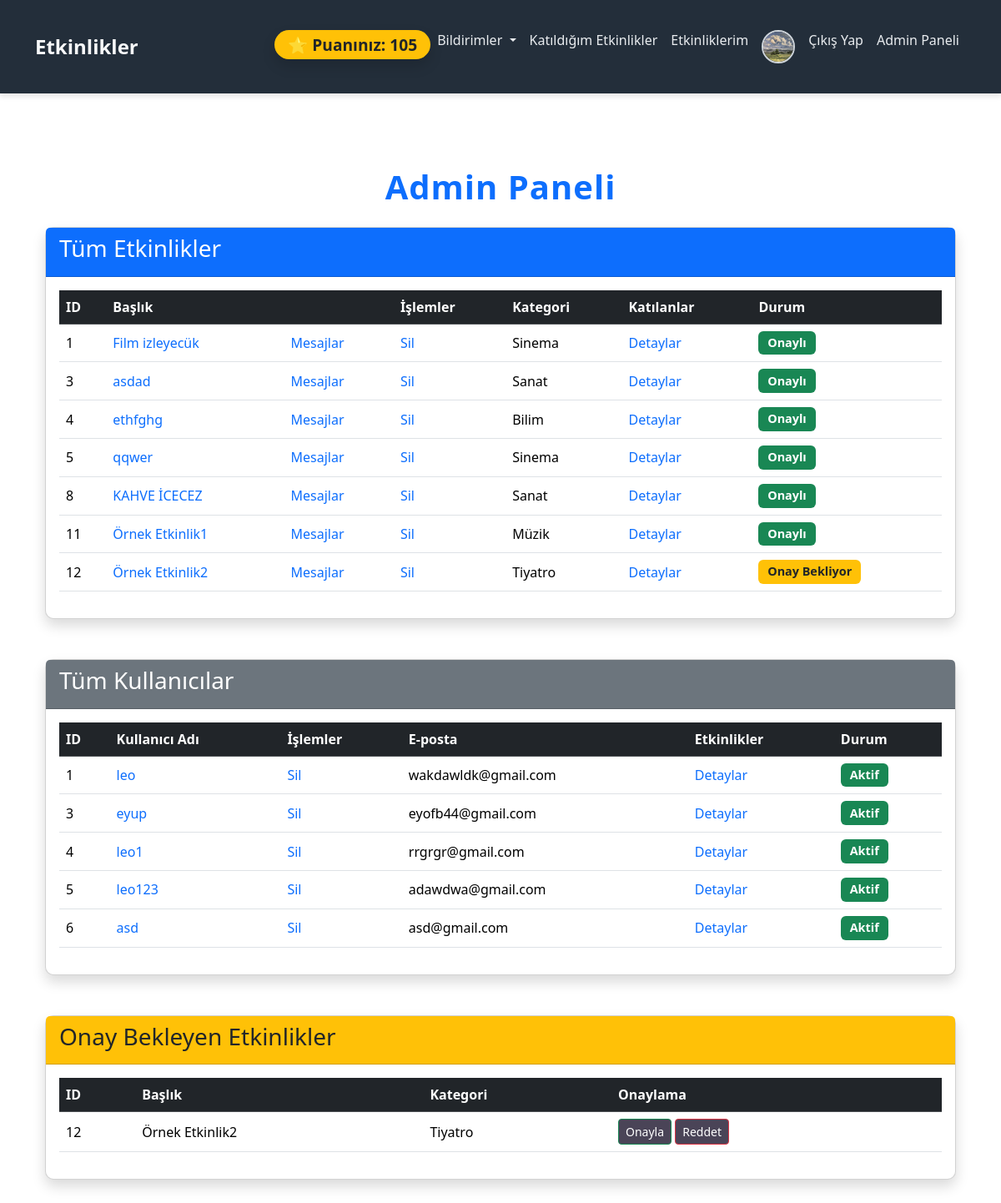
The page /admin-dashboard/ (signed in) on the database its author committed.
### users/models.py (models this page shows, shortened)
class User(AbstractUser):
    id = models.AutoField(primary_key=True)
    username = models.CharField(max_length=150,unique=True)
    password = models.CharField(max_length=150)
    name = models.CharField(max_length=150)
    surname = models.CharField(max_length=150)
    birthdate = models.DateField(max_length=150)
    gender = models.CharField(max_length=150)
    email = models.EmailField(max_length=150,unique=True)
    phone_number = models.CharField(max_length=128)
    interests = models.CharField(max_length=150)
    profilepicture=models.ImageField(upload_to='uploads/profile_pictures/', null=True, blank=True)
    verification_code = models.CharField(max_length=6, blank=True, null=True)
    location = models.CharField(max_length=100,default="İstanbul")
    latitude = models.FloatField(blank=True, null=True)  # Enlem
    longitude = models.FloatField(blank=True, null=True)  # Boylam
    is_admin = models.BooleanField(default=False)
    score = models.IntegerField(default=20)
    groups = models.ManyToManyField(
        'auth.Group',
        related_name='user_groups',  # Özel ilişkili ad
        blank=True,
    )
    user_permissions = models.ManyToManyField(
        'auth.Permission',
        related_name='user_permissions',  # Özel ilişkili ad
        blank=True,
    )

class Event(models.Model):
    title = models.CharField(max_length=150)
    description = models.TextField()
    date = models.DateField(default=now)
    start_time = models.TimeField(default=now)
    end_time = models.TimeField(default=now)
    latitude = models.FloatField(blank=True, null=True)  # Enlem
    longitude = models.FloatField(blank=True, null=True)  # Boylam
    category = models.CharField(max_length=100, default="Genel")
    approved = models.BooleanField(default=False)
    created_by = models.ForeignKey(
        User,
        on_delete=models.CASCADE,
        related_name="created_events",
        default=1  # Varsayılan kullanıcı ID'si
    )

### users/views.py (the view)
# urls.py: path('admin-dashboard/', views.admin_dashboard, name='admin_dashboard'),
@login_required
def admin_dashboard(request):
    events = Event.objects.all()
    users = User.objects.all()
    pending_events = Event.objects.filter(approved=False)
    context = {
        'events': events,
        'users': users,
        'pending_events': pending_events,
    }
    return render(request, 'admin_dashboard.html', context)

### users/context_processors.py (called while the page is built)
def notifications_context(request):
    if request.user.is_authenticated:
        notifications = Notification.objects.filter(user=request.user).order_by('-created_at')
        unread_count = notifications.filter(is_read=False).count()
        return {
            'notifications': notifications[:5],  # İlk 5 bildirimi gönder
            'unread_count': unread_count  # Okunmamış bildirim sayısı
        }
    return {'notifications': [], 'unread_count': 0}

### templates/admin_dashboard.html (shortened to what this page needs)
{% extends 'base.html' %}
{% block content %}
<head>
    {%load static%}
    <link rel="stylesheet" href="{% static 'css/admin_dashboard_style.css' %}">
</head>
<div class="container mt-5">
    <h1 class="text-center text-primary mb-4">Admin Paneli</h1>
    <div class="card shadow mb-5">
        <div class="card-header bg-primary text-white">
            <h3>Tüm Etkinlikler</h3>
        </div>
        <div class="card-body">
            <table class="table table-hover">
                <thead class="table-dark">
                    <tr>
                        <th>ID</th>
                        <th>Başlık</th>
                        <th></th>
                        <th>İşlemler</th>
                        <th>Kategori</th>
                        <th>Katılanlar</th>
                        <th>Durum</th>
                    </tr>
                </thead>
                <tbody>
                    {% for event in events %}
                        <tr>
                            <td>{{ event.id }}</td>
                            <td><a href="{% url 'update_event' event.id %}" class="text-decoration-none">{{ event.title }}</a></td>
                            <td><a href="{% url 'event_messages' event.id %}" class="text-decoration-none">Mesajlar</a></td>
                            <td><a href="{% url 'delete_event' event.id %}" class="text-decoration-none">Sil</a></td>
                            <td>{{ event.category }}</td>
                            <td><a href="{% url 'participation_list' event.id %}" class="text-decoration-none">Detaylar</a></td>
                            <td>
                                {% if event.approved %}
                                    <span class="badge bg-success">Onaylı</span>
                                {% else %}
                                    <span class="badge bg-warning text-dark">Onay Bekliyor</span>
                                {% endif %}
                            </td>
                        </tr>
                    {% endfor %}
                </tbody>
            </table>
        </div>
    </div>
    <div class="card shadow mb-5">
        <div class="card-header bg-secondary text-white">
            <h3>Tüm Kullanıcılar</h3>
        </div>
        <div class="card-body">
            <table class="table table-hover">
                <thead class="table-dark">
                    <tr>
                        <th>ID</th>
                        <th>Kullanıcı Adı</th>
                        <th>İşlemler</th>
                        <th>E-posta</th>
                        <th>Etkinlikler</th>
                        <th>Durum</th>
                    </tr>
                </thead>
                <tbody>
                    {% for user in users %}
                        <tr>
                            <td>{{ user.id }}</td>
                            <td><a href="{% url 'admin_user_edit' user.id %}" class="text-decoration-none">{{ user.username }}</a></td>
                            <td><a href="{% url 'delete_user' user.id %}" class="text-decoration-none">Sil</a></td>
                            <td>{{ user.email }}</td>
                            <td><a href="{% url 'admin_attended_events' user.id %}" class="text-decoration-none">Detaylar</a></td>
                            <td>
                                {% if user.is_active %}
                                    <span class="badge bg-success">Aktif</span>
                                {% else %}
                                    <span class="badge bg-danger">Pasif</span>
                                {% endif %}
                            </td>
                        </tr>
                    {% endfor %}
                </tbody>
            </table>
        </div>
    </div>
    <div class="card shadow">
        <div class="card-header bg-warning text-dark">
            <h3>Onay Bekleyen Etkinlikler</h3>
        </div>
        <div class="card-body">
            <table class="table table-hover">
                <thead class="table-dark">
                    <tr>
                        <th>ID</th>
                        <th>Başlık</th>
                        <th>Kategori</th>
                        <th>Onaylama</th>
                    </tr>
                </thead>
                <tbody>
                    {% for event in pending_events %}
                        <tr>
                            <td>{{ event.id }}</td>
                            <td>{{ event.title }}</td>
                            <td>{{ event.category }}</td>
                            <td>
                                <a href="{% url 'approve_event' event.id %}" class="btn btn-sm btn-success">Onayla</a>
                                <a href="{% url 'reject_event' event.id %}" class="btn btn-sm btn-danger">Reddet</a>
                            </td>
                        </tr>
                    {% endfor %}
                </tbody>
            </table>
        </div>
    </div>
</div>
{% endblock %}

### templates/base.html (shortened to what this page needs)
<!DOCTYPE html>
<html lang="en">
<head>
    {% load static %}
    <link rel="stylesheet" href="{% static 'css/styles.css' %}">
    <link href="https://cdn.jsdelivr.net/npm/bootstrap@5.3.3/dist/css/bootstrap.min.css" rel="stylesheet">
</head>
<body>
    <nav class="navbar navbar-expand-lg navbar-dark ">
        <div class="container">
            <a class="navbar-brand" href="/">Etkinlikler</a>
            <div class="collapse navbar-collapse" id="navbarNav">
                <ul class="navbar-nav ms-auto">
                    {% if user.is_authenticated %}
                    <span class="navbar-text ms-3">
                        <span class="badge bg-warning text-dark px-3 py-2 rounded-pill shadow">
                            ⭐ Puanınız: <strong>{{ user.score }}</strong>
                        </span>
                    </span>
                    <li class="nav-item dropdown">
                        <a class="nav-link dropdown-toggle" href="#" id="notificationsDropdown" role="button" data-bs-toggle="dropdown" aria-expanded="false">
                            Bildirimler
                        </a>
                    </li>
                    <li class="nav-item">
                        <a class="nav-link" href="{% url 'attended_events' %}">Katıldığım Etkinlikler</a>
                    </li>
                    <li class="nav-item">
                        <a class="nav-link" href="{% url 'event_list' %}">Etkinliklerim</a>
                    </li>
                    <li class="nav-item">
                        <a class="nav-link" href="{% url 'edit_profile' %}">
                            <img src="{{ user.profilepicture.url }}" alt="Profil Resmi" class="rounded-circle" width="40" height="40">
                        </a>
                    </li>
                    <li class="nav-item">
                        <a class="nav-link" href="{% url 'logout' %}">Çıkış Yap</a>
                    </li>
                    {% if user.is_admin %}
                    <li class="nav-item">
                        <a class="nav-link" href="{% url 'admin_dashboard' %}">Admin Paneli</a>
                    </li>
                    {% endif %}
                    {% endif %}
                </ul>
            </div>
        </div>
    </nav>
<div class="container">
    {% block content %}{% endblock %}
</div>
</body>
</html>

### users/static/css/styles.css (style rules this page uses)
.navbar { background-color: #232e3a; box-shadow: 0px 4px 6px rgba(0, 0, 0, 0.1); }
.navbar .navbar-brand { font-size: 1.5rem; font-weight: bold; color: #f8f9fa; }
.navbar .nav-link { color: #e9ecef; font-weight: 500; transition: color 0.3s ease; }
.navbar-text .badge { font-size: 1.2rem; font-weight: bold; animation: glow 2s infinite alternate; }
.navbar .nav-link img { border: 2px solid #ced4da; transition: border 0.3s ease; }
body { background-color: #3b3b3b; color: #212529; font-family: "Arial", sans-serif; }
.container { padding-top: 20px; padding-bottom: 20px; }
.card { background-color: #ffffff; border: 1px solid #ced4da; border-radius: 10px; box-shadow: 0 2px 4px rgba(0, 0, 0, 0.1); }
.card .btn { background-color: #4a4457; color: #ffffff; transition: background-color 0.3s ease; }
.table { border-collapse: collapse; width: 100%; }
.table th { background-color: #6c757d; color: #ffffff; padding: 10px; }
.table td { padding: 10px; border-bottom: 1px solid #dee2e6; }

### users/static/css/admin_dashboard_style.css (style rules this page uses)
.card { border-radius: 10px; }
.badge { font-size: 0.9rem; padding: 0.5em 0.75em; }
h1 { font-weight: bold; letter-spacing: 1px; }
.table th, .table td { vertical-align: middle; }

### rows shown on the page
User: score "105", profilepicture (picture), id "4", username "leo1", email "rrgrgr@gmail.com", is_active "Aktif"
Event: id "1", title "Film izleyecük", category "Sinema", approved "Onaylı"
Event: id "3", title "asdad", category "Sanat", approved "Onaylı"
Event: id "4", title "ethfghg", category "Bilim", approved "Onaylı"
Event: id "5", title "qqwer", category "Sinema", approved "Onaylı"
Event: id "8", title "KAHVE İCECEZ", category "Sanat", approved "Onaylı"
Event: id "11", title "Örnek Etkinlik1", category "Müzik", approved "Onaylı"
Event: id "12", title "Örnek Etkinlik2", category "Tiyatro", approved "Onay Bekliyor"
User: id "1", username "leo", email "wakdawldk@gmail.com", is_active "Aktif"
User: id "3", username "eyup", email "eyofb44@gmail.com", is_active "Aktif"
User: id "5", username "leo123", email "adawdwa@gmail.com", is_active "Aktif"
User: id "6", username "asd", email "asd@gmail.com", is_active "Aktif"
